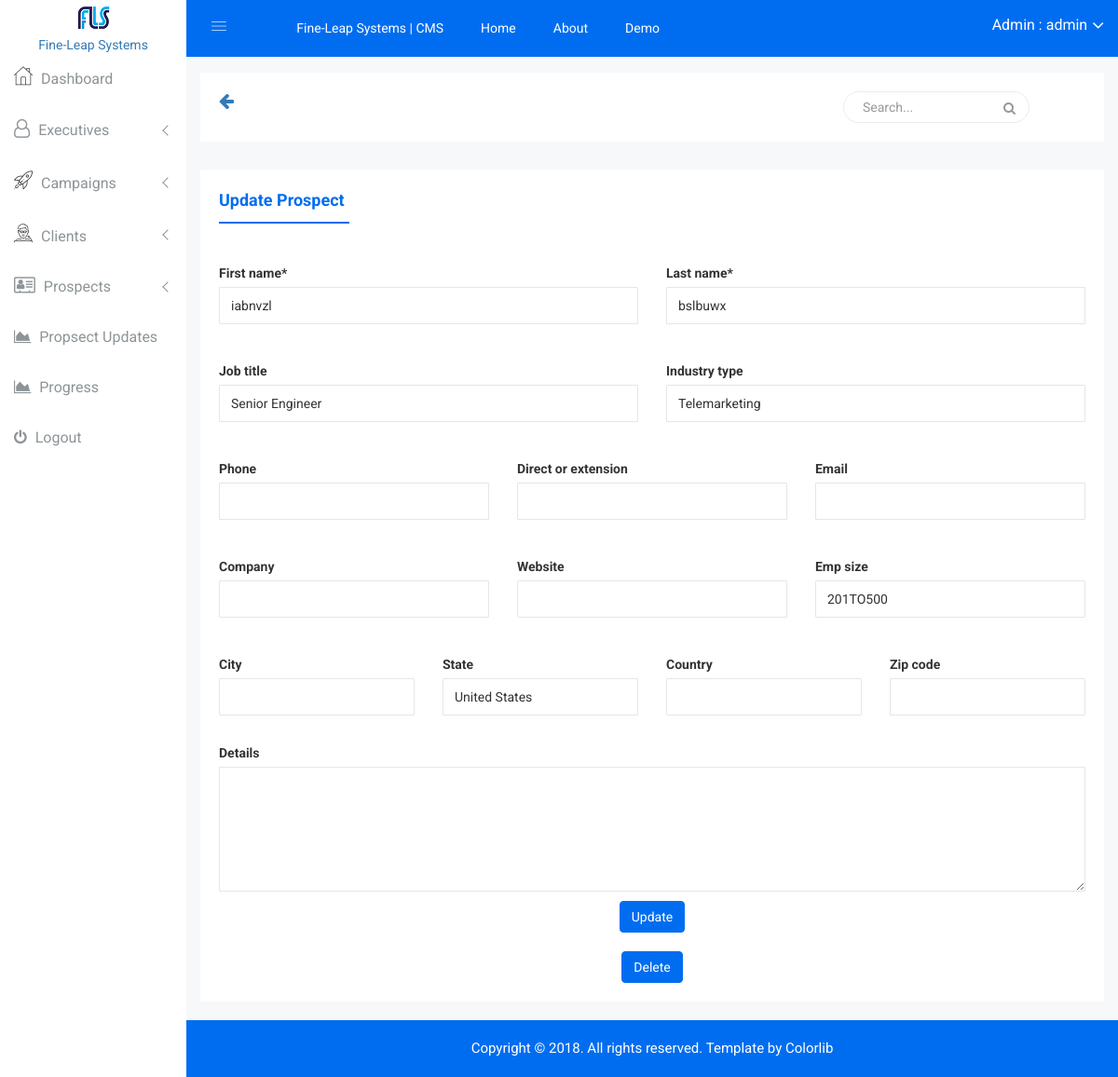
Page /crm_admin/prospects/update/13/ (signed in) on the earlier database version.
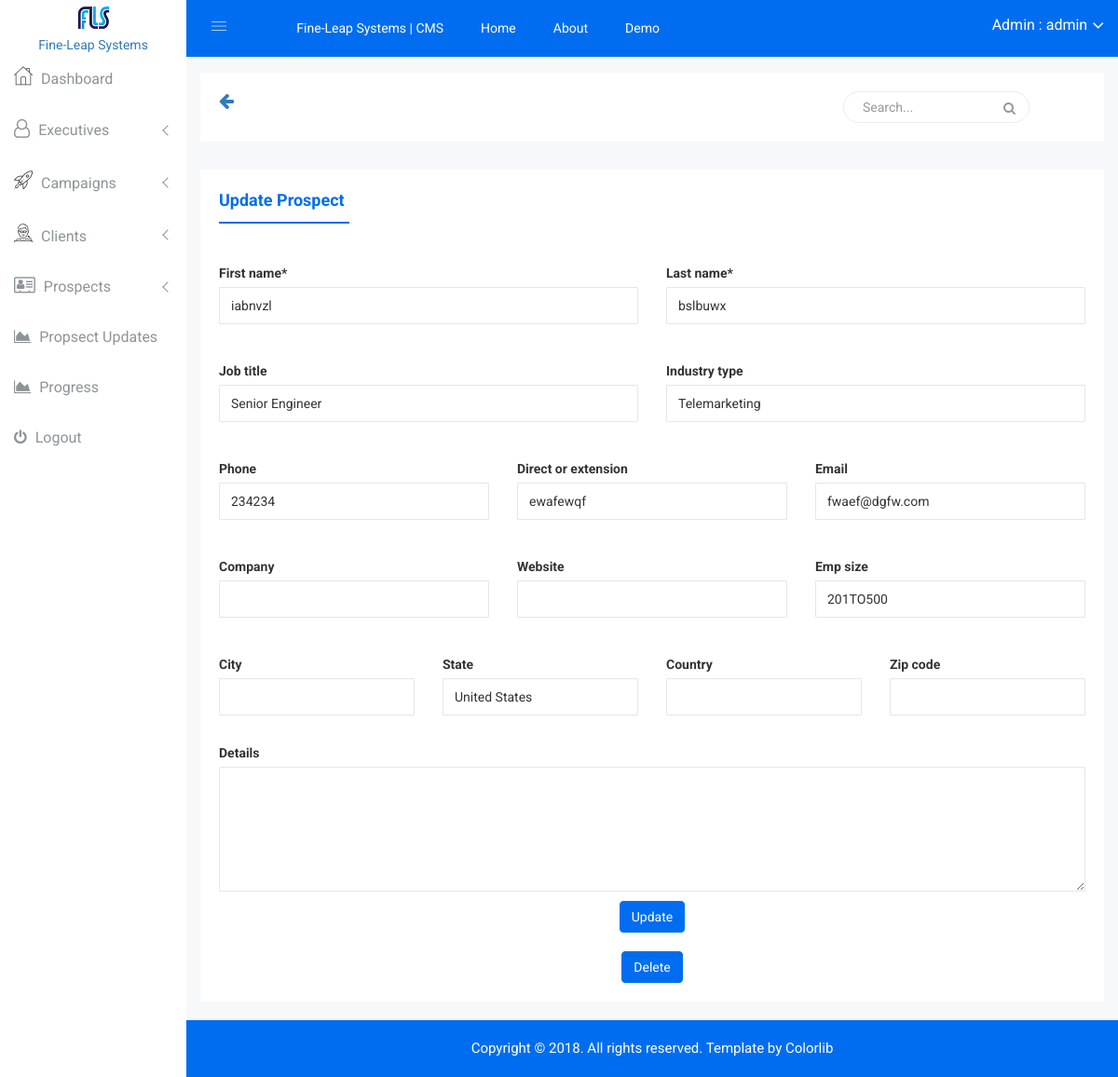
Same page on the later database version.
### prospects/models.py (models this page shows, shortened)
class Prospect(models.Model):
    first_name = models.CharField(max_length=32)
    last_name = models.CharField(max_length=32)
    phone = models.CharField(max_length=15, blank=True)
    direct_or_extension = models.CharField(max_length=16, blank=True)
    email = models.EmailField(blank=True)
    job_title = models.CharField(max_length=64, blank=True)
    company = models.CharField(max_length=128, blank=True)
    emp_size = models.CharField(max_length=16, blank=True)
    website = models.CharField(max_length=64, blank=True)
    industry_type = models.CharField(max_length=64, blank=True)
    city = models.CharField(max_length=32, blank=True)
    state = models.CharField(max_length=32, blank=True)
    country = models.CharField(max_length=32, blank=True)
    zip_code = models.CharField(max_length=12, blank=True, null=True)
    details = models.TextField(blank=True)
    created_on = models.DateTimeField(auto_now_add=True)
    updated_on = models.DateTimeField(auto_now=True)
    @property
    def get_admin_delete_url(self):
        return reverse_lazy("crm_admin:prospect_delete", kwargs={"id": self.id})

### crm_admin/views.py (the view)
        class WrappedClass(UserPassesTestMixin, wrapped):
            def test_func(self):
                return self.request.user.is_superuser

### crm_admin/forms.py
class ProspectUpdateForm(forms.ModelForm):
    class Meta:
        model = Prospect
        exclude = ("created_on", "updated_on")

### crm_admin/views.py (called while the page is built)
def superuser_required():
    def wrapper(wrapped):
        class WrappedClass(UserPassesTestMixin, wrapped):
            def test_func(self):
                return self.request.user.is_superuser
        return WrappedClass
    return wrapper

### portal/models.py (called while the page is built)
    def __str__(self):
        return self.get_email_name

    @property
    def get_display_text(self):
        if self.get_full_name:
            return self.get_full_name
        else:
            return self.__str__()

    @property
    def get_full_name(self):
        return "{} {}".format(self.first_name, self.last_name) if (self.first_name or self.last_name) else ""

    @property
    def get_email_name(self):
        email_str = str(self.email)
        return email_str[:email_str.rfind("@")]

### crm_admin/templates/crm_admin/prospects/update.html (shortened to what the changed rows need)
{% extends "crm_admin/base.html" %}
{% load crispy_forms_tags %}
{% block content %}
        <div class="single-pro-review-area mt-t-30 mg-b-15">
            <div class="container-fluid">
                <div class="row">
                    <div class="col-lg-12 col-md-12 col-sm-12 col-xs-12">
                        <div class="product-payment-inner-st">
                            <div id="myTabContent" class="tab-content custom-product-edit">
                                <div class="product-tab-list tab-pane fade active in" id="description">
                                    <div class="row">
                                        <div class="col-lg-12 col-md-12 col-sm-12 col-xs-12">
                                            <div class="review-content-section">
                                                <div id="dropzone1" class="pro-ad">
                                                    <form method="post" class="dropzone dropzone-custom needsclick add-professors" id="demo1-upload">
                                                        <div class="row">
                                                            <div class="form-group col-lg-6">
                                                                {{ form.first_name|as_crispy_field }}
                                                            </div>
                                                            <div class="form-group col-lg-6">
                                                                {{ form.last_name|as_crispy_field }}
                                                            </div>
                                                        </div>
                                                        <div class="row">
                                                            <div class="form-group col-lg-6">
                                                                {{ form.job_title|as_crispy_field }}
                                                            </div>
                                                            <div class="form-group col-lg-6">
                                                                {{ form.industry_type|as_crispy_field }}
                                                            </div>
                                                        </div>
                                                        <div class="row">
                                                            <div class="form-group col-lg-4">
                                                                {{ form.phone|as_crispy_field }}
                                                            </div>
                                                            <div class="form-group col-lg-4">
                                                                {{ form.direct_or_extension|as_crispy_field }}
                                                            </div>
                                                             <div class="form-group col-lg-4">
                                                                {{ form.email|as_crispy_field }}
                                                            </div>
                                                        </div>
                                                        <div class="row">
                                                            <div class="form-group col-lg-4">
                                                                {{ form.company|as_crispy_field }}
                                                            </div>
                                                            <div class="form-group col-lg-4">
                                                                {{ form.website|as_crispy_field }}
                                                            </div>
                                                            <div class="form-group col-lg-4">
                                                                {{ form.emp_size|as_crispy_field }}
                                                            </div>
                                                        </div>
                                                        <div class="row">
                                                            <div class="form-group col-lg-3">
                                                                {{ form.city|as_crispy_field }}
                                                            </div>
                                                            <div class="form-group col-lg-3">
                                                                {{ form.state|as_crispy_field }}
                                                            </div>
                                                            <div class="form-group col-lg-3">
                                                                {{ form.country|as_crispy_field }}
                                                            </div>
                                                            <div class="form-group col-lg-3">
                                                                {{ form.zip_code|as_crispy_field }}
                                                            </div>
                                                        </div>
                                                        {{ form.details|as_crispy_field }}
                                                    </form>
                                                </div>
                                            </div>
                                        </div>
                                    </div>
                                </div>
                            </div>
                        </div>
                    </div>
                </div>
            </div>
        </div>
{% endblock %}

Differences in the rows shown:
changed Prospect "iabnvzl": phone (not shown) → "234234"; direct_or_extension (not shown) → "ewafewqf"; email (not shown) → "fwaef@dgfw.com"
